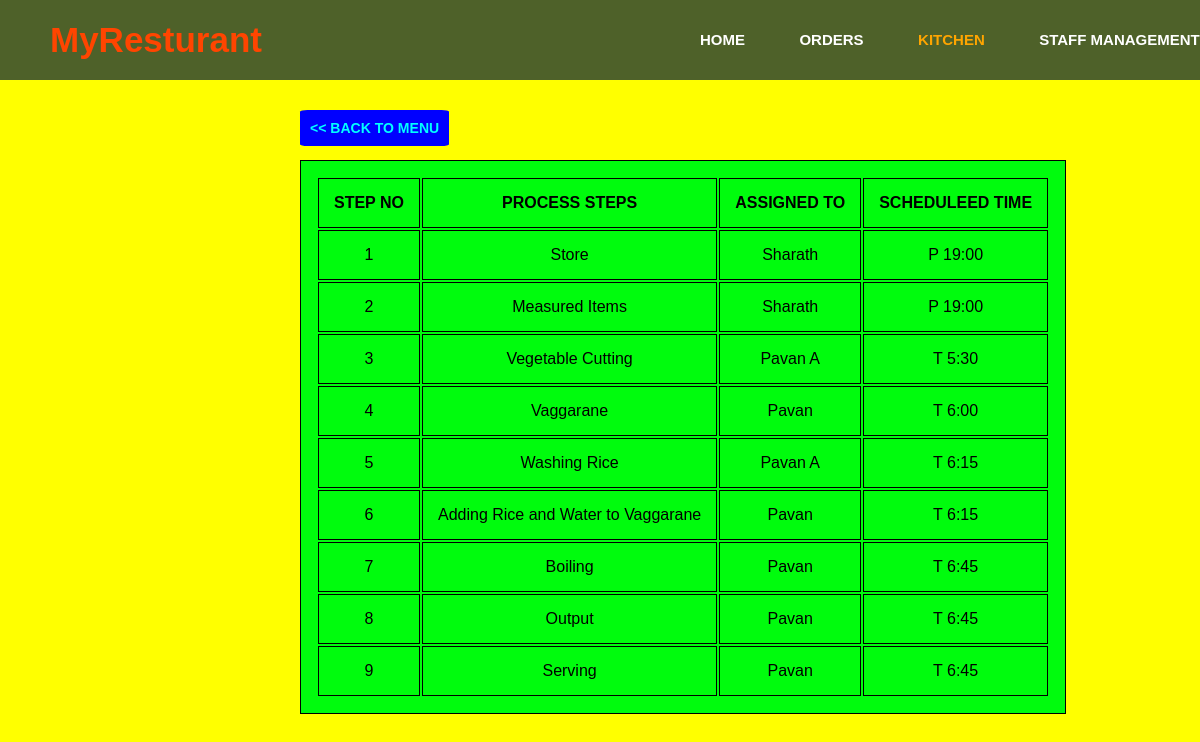
The page /Bisibelebath/ on the database its author committed.
### recipe/models.py (models this page shows, shortened)
class Bisibelebath(models.Model):
    assigned= models.ForeignKey( Person, on_delete=models.CASCADE,)
    process_step = models.CharField(max_length=500)
    schedule = models.CharField(max_length=50)

class Person(models.Model):
    person_name = models.CharField(max_length=50, unique=True)
    def __str__(self):
        return self.person_name

### recipe/views.py (the view)
# urls.py: path('Bisibelebath/', RecipeBisibelebath),
def RecipeBisibelebath(request):
    steps = Bisibelebath.objects.all()
    return render(request , 'recipe/detail_view.html' , {'process':steps})

### recipe/templates/recipe/detail_view.html (shortened to what this page needs)
{% load static %}
<!DOCTYPE html>
<html lang="en">
<head>
    <link rel="stylesheet" type="text/css" href="{% static 'recipe/style.css' %}">
</head>
<body>
    <div class="menu">
        <div class="leftmenu">
            <h3>MyResturant</h3>
        </div>
        <div class="rightmenu">
            <ul>
                <a href="#"><li>HOME</li></a>
                <a href="#"><li>ORDERS</li></a>
                <a href="#"><li id="firstlist">KITCHEN</li></a>
                <a href="#"><li>STAFF MANAGEMENT</li></a>
            </ul>
        </div>
    </div>
    <a href="../"><button class = "back"><h3> << BACK TO MENU</h3></button></a>
    <div class="item_table">
        <table >
            <tr>
              <th>STEP NO</th>
              <th>PROCESS STEPS</th>
              <th>ASSIGNED TO</th>
              <th>SCHEDULEED TIME</th>
            </tr>
            {% for method in process %}
            <tr>
              <td>{{method.id}}</td>
              <td>{{method.process_step}}</td>
              <td>{{method.assigned}}</td>
              <td>{{method.schedule}}</td>
            </tr>
            {% endfor %}
    </div>
</body>
</html>

### recipe/static/recipe/style.css (style rules this page uses)
body { background: yellow; }
.item_table { position: absolute; margin-top: 80px; margin-left: 300px; background-color: rgb(0, 252, 13); }
table, th, td { text-align: center; border: 1px solid black; padding: 15px; }
* { margin: 0px; padding: 0px; }
body { font-family: 'Montserrat',sans-serif; }
.menu { width: 100%; height: 80px; background-color: rgba(5, 32, 59, 0.705); }
.leftmenu { width: 25%; line-height: 80px; float: left; }
.leftmenu h3 { padding-left: 50px; font-weight: bold; color: orangered; font-size: 35px; font-family: 'Trebuchet MS', 'Lucida Sans Unicode', 'Lucida Grande', 'Lucida Sans', Arial, sans-serif; }
.rightmenu { width: 75%; height: 100px; float: right; }
.rightmenu ul { margin-left: 350px; }
.rightmenu ul li { font-family: 'Montserrat',sans-serif; display: inline-block; list-style: none; font-size: 15px; color: white; font-weight: bold; line-height: 80px; margin-left: 50px; }
#firstlist { color: orange; }
.back { color: aqua; font-size: 12px; border: 1px; border-radius: 5%; background: blue; position: absolute; margin-top: 30px; margin-left: 300px; padding: 10px; }

### rows shown on the page
Bisibelebath: id "1", process_step "Store", assigned "Sharath", schedule "P 19:00"
Bisibelebath: id "2", process_step "Measured Items", assigned "Sharath", schedule "P 19:00"
Bisibelebath: id "3", process_step "Vegetable Cutting", assigned "Pavan A", schedule "T 5:30"
Bisibelebath: id "4", process_step "Vaggarane", assigned "Pavan", schedule "T 6:00"
Bisibelebath: id "5", process_step "Washing Rice", assigned "Pavan A", schedule "T 6:15"
Bisibelebath: id "6", process_step "Adding Rice and Water to Vaggarane", assigned "Pavan", schedule "T 6:15"
Bisibelebath: id "7", process_step "Boiling", assigned "Pavan", schedule "T 6:45"
Bisibelebath: id "8", process_step "Output", assigned "Pavan", schedule "T 6:45"
Bisibelebath: id "9", process_step "Serving", assigned "Pavan", schedule "T 6:45"
